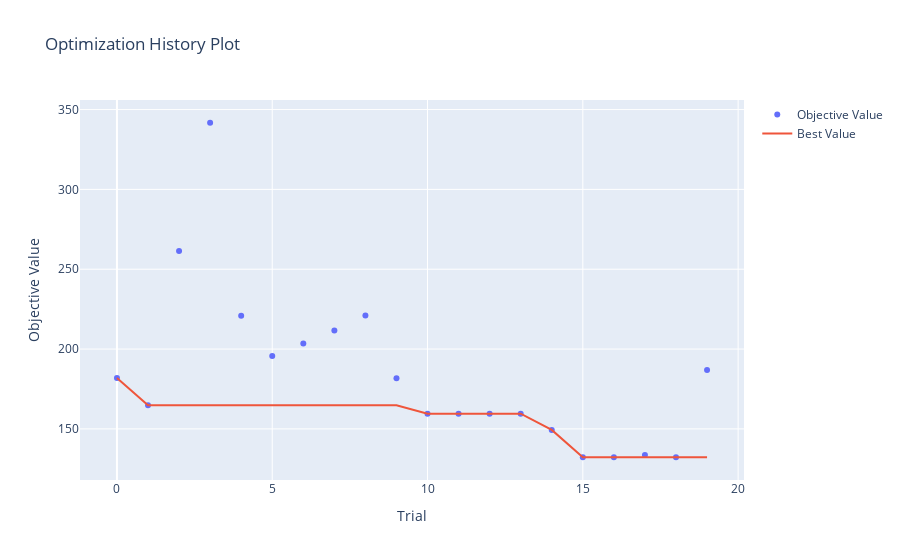

Notebook cell for this chart:
### Code cell
#Genera la visualización de los resultados del estudio
optuna.visualization.plot_optimization_history(study)

### Figure 1 — Plotly figure (JSON) as saved in the notebook; plotly's stock layout.template omitted (floating-point values rounded to 4 significant figures)
{"data": [{"mode": "markers", "name": "Objective Value", "type": "scatter", "x": [0, 1, 2, 3, 4, 5, 6, 7, 8, 9, 10, 11, 12, 13, 14, 15, 16, 17, 18, 19], "y": [181.8, 164.8, 261.4, 341.7, 220.8, 195.6, 203.4, 211.7, 221.0, 181.8, 159.5, 159.5, 159.5, 159.5, 149.3, 132.2, 132.2, 133.7, 132.2, 186.9]}, {"mode": "lines", "name": "Best Value", "type": "scatter", "x": [0, 1, 2, 3, 4, 5, 6, 7, 8, 9, 10, 11, 12, 13, 14, 15, 16, 17, 18, 19], "y": [181.8, 164.8, 164.8, 164.8, 164.8, 164.8, 164.8, 164.8, 164.8, 164.8, 159.5, 159.5, 159.5, 159.5, 149.3, 132.2, 132.2, 132.2, 132.2, 132.2]}, {"marker": {"color": "#cccccc"}, "mode": "markers", "name": "Infeasible Trial", "showlegend": false, "type": "scatter", "x": [], "y": []}], "layout": {"title": {"text": "Optimization History Plot"}, "xaxis": {"title": {"text": "Trial"}}, "yaxis": {"title": {"text": "Objective Value"}}}}
